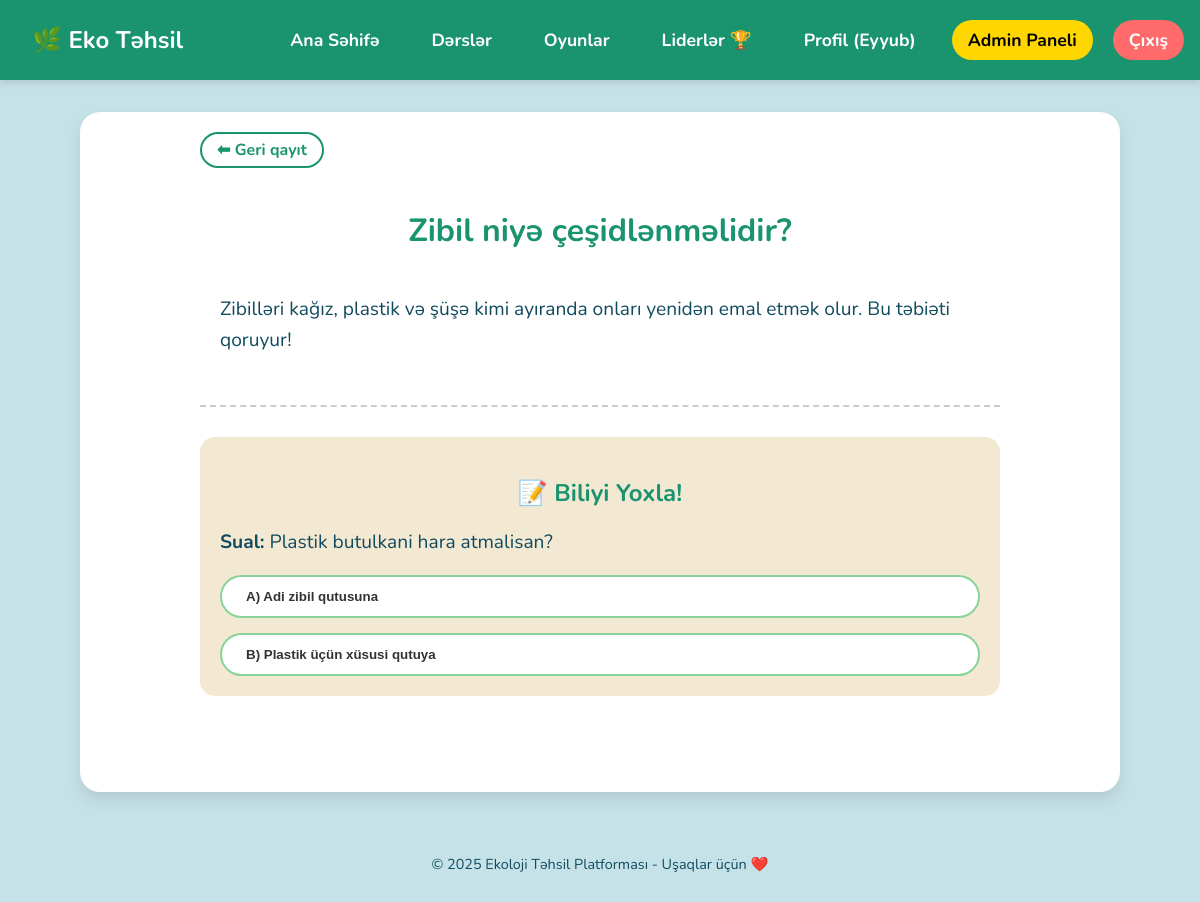
The page /lesson/1 (signed in) on the database its author committed.
### models.py (models this page shows, shortened)
class User(UserMixin, db.Model):
    id = db.Column(db.Integer, primary_key=True)
    username = db.Column(db.String(80), unique=True, nullable=False)
    lastname = db.Column(db.String(80))
    school = db.Column(db.String(120))
    grade = db.Column(db.String(10)) # e.g. "5A"
    age = db.Column(db.Integer)
    password_hash = db.Column(db.String(128))
    role = db.Column(db.String(20), default='student') # student, admin
    score = db.Column(db.Integer, default=0)
    is_approved = db.Column(db.Boolean, default=False) # New approval field
    progress = db.relationship('UserProgress', backref='user', lazy=True)
    badges = db.relationship('UserBadge', backref='user', lazy=True)

class Lesson(db.Model):
    id = db.Column(db.Integer, primary_key=True)
    title = db.Column(db.String(200), nullable=False)
    description = db.Column(db.String(500))
    content = db.Column(db.Text, nullable=False)
    question_text = db.Column(db.String(500))
    option_a = db.Column(db.String(200)) # Simple 2 options for kids
    option_b = db.Column(db.String(200))
    correct_option = db.Column(db.String(1)) # 'A' or 'B'
    explanation = db.Column(db.Text) # Feedback after answer

### app.py (the view)
@app.route('/lesson/<int:lesson_id>')
@login_required
def lesson_detail(lesson_id):
    lesson = Lesson.query.get_or_404(lesson_id)
    return render_template('lesson_detail.html', lesson=lesson)

### app.py (called while the page is built)
@login_manager.user_loader
def load_user(user_id):
    return User.query.get(int(user_id))

### templates/lesson_detail.html (shortened to what this page needs)
{% extends 'base.html' %}
{% block content %}
<div style="max-width: 800px; margin: 0 auto;">
    <a href="{{ url_for('lessons') }}" class="btn"
        style="background-color: transparent; color: var(--dark-green); border: 2px solid var(--dark-green); padding: 5px 15px; margin-bottom: 20px;">⬅
        Geri qayıt</a>
    <h1>{{ lesson.title }}</h1>
    <div style="background: #fff; padding: 20px; border-radius: 15px; font-size: 1.2rem; line-height: 1.6;">
        {{ lesson.content }}
    </div>
    <hr style="margin: 30px 0; border: none; border-top: 2px dashed #ccc;">
    <div class="quiz-section" style="background-color: var(--sunny-yellow); padding: 20px; border-radius: 15px;">
        <h2>📝 Biliyi Yoxla!</h2>
        <p style="font-size: 1.2rem;"><strong>Sual:</strong> {{ lesson.question_text }}</p>
        <div style="display: flex; flex-direction: column; gap: 15px; margin-top: 20px;">
            <button class="btn quiz-option" data-option="A"
                style="background-color: #fff; color: #333; text-align: left; border: 2px solid var(--primary-green);">
                A) {{ lesson.option_a }}
            </button>
            <button class="btn quiz-option" data-option="B"
                style="background-color: #fff; color: #333; text-align: left; border: 2px solid var(--primary-green);">
                B) {{ lesson.option_b }}
            </button>
        </div>
    </div>
</div>
{% endblock %}

### templates/base.html (shortened to what this page needs)
<!DOCTYPE html>
<html lang="az">
<head>
    <link rel="stylesheet" href="{{ url_for('static', filename='css/style.css') }}">
</head>
<body>
    <nav>
        <a href="{{ url_for('index') }}" class="logo">🌿 Eko Təhsil</a>
        <ul class="nav-links" id="nav-links">
            <li><a href="{{ url_for('index') }}">Ana Səhifə</a></li>
            <li><a href="{{ url_for('lessons') }}">Dərslər</a></li>
            <li><a href="{{ url_for('games') }}">Oyunlar</a></li>
            <li><a href="{{ url_for('leaderboard') }}">Liderlər 🏆</a></li>
            {% if current_user.is_authenticated %}
            <li><a href="{{ url_for('profile') }}">Profil ({{ current_user.username }})</a></li>
            {% if current_user.role == 'admin' %}
            <li><a href="{{ url_for('admin_dashboard') }}" style="background-color: gold; color: black;">Admin
                    Paneli</a></li>
            {% endif %}
            <li><a href="{{ url_for('logout') }}" style="background-color: var(--alert-red);">Çıxış</a></li>
            {% else %}
            <li><a href="{{ url_for('login') }}" style="background-color: white; color: var(--ocean-blue);">Giriş</a>
            </li>
            {% endif %}
        </ul>
    </nav>
    <div class="container">
        {% block content %}
        {% endblock %}
    </div>
    <footer>
        <p>&copy; 2025 Ekoloji Təhsil Platforması - Uşaqlar üçün ❤️</p>
    </footer>
</body>
</html>

### static/css/style.css (style rules this page uses)
:root { --primary-green: #88D498; --dark-green: #1A936F; --sky-blue: #C6E2E9; --ocean-blue: #114B5F; --sunny-yellow: #F3E9D2; --alert-red: #FF6B6B; --font-main: 'Nunito', 'Segoe UI', 'Helvetica Neue', sans-serif; }
body { background-color: var(--sky-blue); font-family: var(--font-main); color: var(--ocean-blue); margin: 0; padding: 0; }
nav { background-color: var(--dark-green); padding: 1rem; display: flex; justify-content: space-between; align-items: center; box-shadow: 0 4px 6px rgba(0, 0, 0, 0.1); }
nav .logo { font-size: 1.5rem; font-weight: bold; color: white; text-decoration: none; }
nav ul { list-style: none; display: flex; gap: 20px; margin: 0; padding: 0; }
nav a { color: white; text-decoration: none; font-size: 1.1rem; font-weight: bold; padding: 8px 16px; border-radius: 20px; transition: background 0.3s; }
.container { max-width: 1000px; margin: 2rem auto; padding: 20px; background-color: white; border-radius: 20px; box-shadow: 0 8px 15px rgba(0, 0, 0, 0.1); min-height: 80vh; }
h1, h2, h3 { text-align: center; color: var(--dark-green); }
.btn { display: inline-block; padding: 12px 24px; background-color: var(--primary-green); color: var(--ocean-blue); text-decoration: none; font-weight: bold; border-radius: 25px; border: none; cursor: pointer; transition: transform 0.2s, box-shadow 0.2s; }
footer { text-align: center; padding: 1rem; color: var(--ocean-blue); font-size: 0.9rem; }

### rows shown on the page
User: username "Eyyub"
Lesson: title "Zibil niyə çeşidlənməlidir?", content "Zibilləri kağız, plastik və şüşə kimi ayıranda onları yenidən emal etmək olur. Bu təbiəti qoruyur!", question_text "Plastik butulkani hara atmalisan?", option_a "Adi zibil qutusuna", option_b "Plastik üçün xüsusi qutuya"
